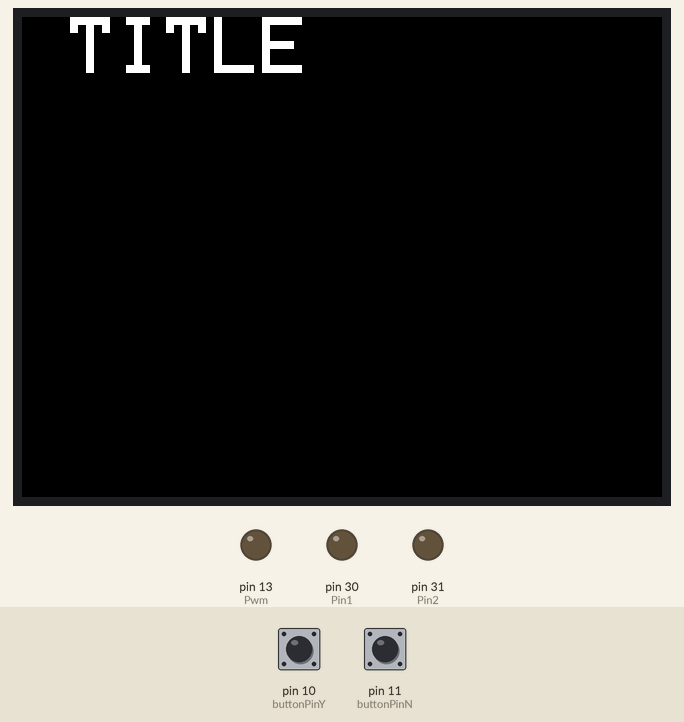
Recording of a sketch running on a simulated Arduino Mega 2560, built with avr-gcc and run on an emulated ATmega2560. Shown: 320×240 colour display, output pins drawn as LEDs (lit = HIGH). Inputs (shaded band) come from the test bench; at power-on: pin 10 (buttonPinY) LOW, pin 11 (buttonPinN) LOW. What the sketch prints to the serial monitor is not drawn.

Above: at 1.3 s.
1.4 s: pin 10 (buttonPinY) pulled HIGH for 0.15 s
At 2.9 s:
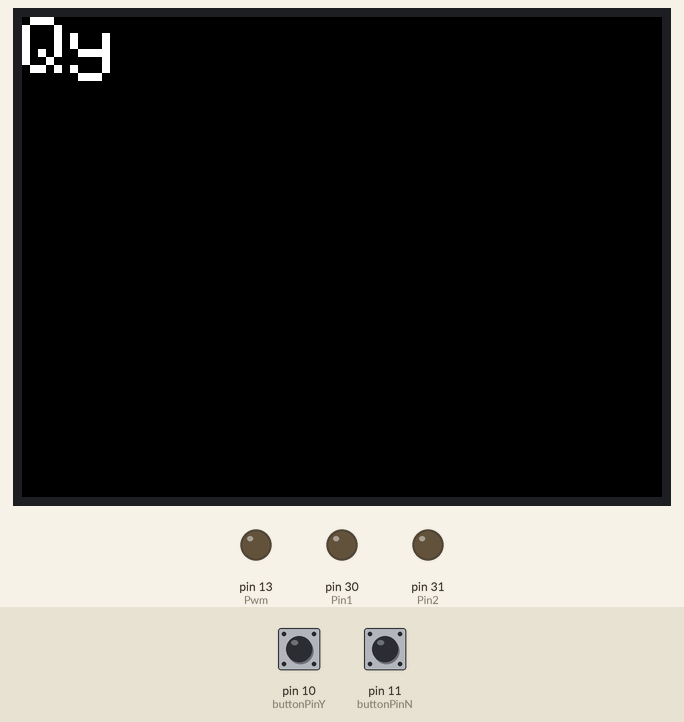
3.2 s: pin 11 (buttonPinN) pulled HIGH for 0.15 s
At 3.8 s:
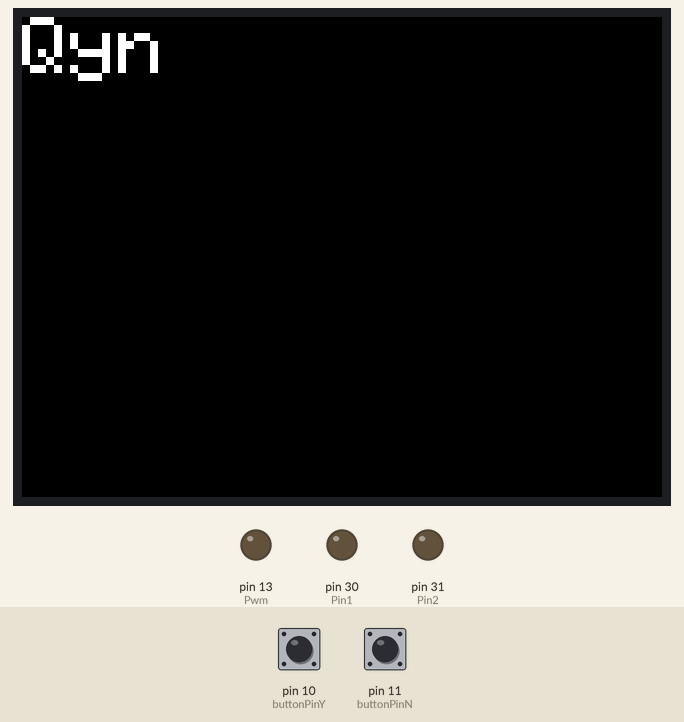
3.9 s: pin 10 (buttonPinY) pulled HIGH for 1 s
At 5.0 s:
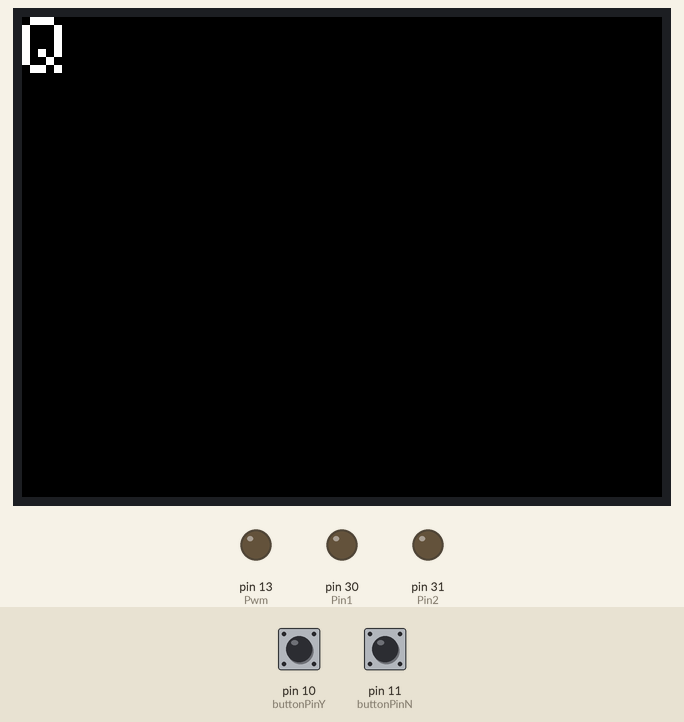
5.5 s: pin 11 (buttonPinN) pulled HIGH for 1 s
At 7.3 s:
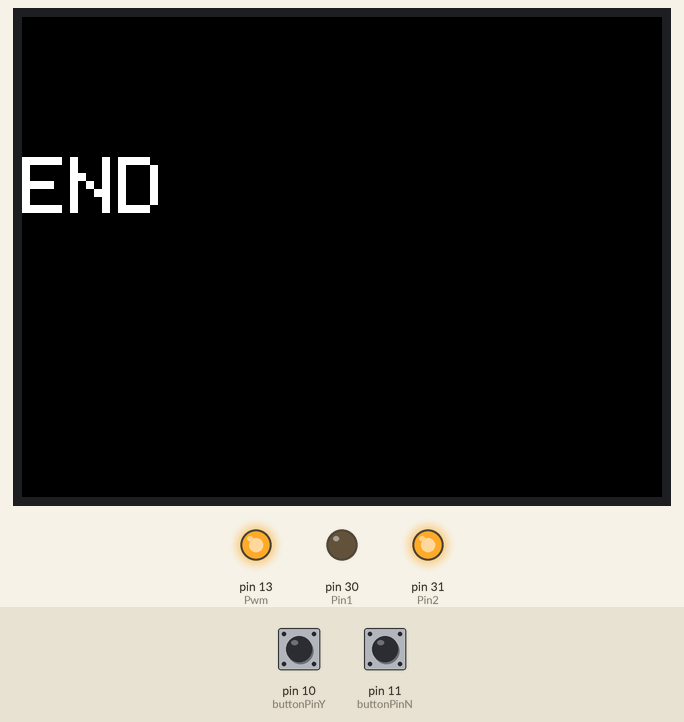
Timing chart, 0 to 10.1 s (numbered marks = the images above; inputs shaded):
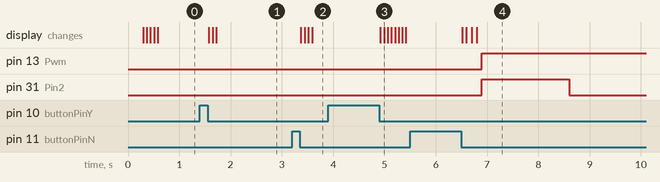

Measured:
- after the input at 1.4 s, the display: first changes after 0.17 s (image 1 shows a later state)
- after the input at 3.2 s, the display: first changes after 0.17 s (image 2 shows a later state)
- after the input at 3.9 s, the display: first changes after 1.0 s (image 3 shows a later state)
- after the input at 5.5 s, pin 13 (Pwm): LOW → HIGH after 1.4 s; pin 31 (Pin2): LOW → HIGH after 1.4 s, → LOW 1.7 s later; the display: first changes after 1.0 s (image 4 shows a later state)

The sketch:

present.ino
```cpp
#define LCD_CS A3 // Chip Select goes to Analog 3
#define LCD_CD A2 // Command/Data goes to Analog 2
#define LCD_WR A1 // LCD Write goes to Analog 1
#define LCD_RD A0 // LCD Read goes to Analog 0
#define LCD_RESET A4 // Can alternately just connect to Arduino's reset pin
#include <SPI.h> // f.k. for Arduino-1.5.2
#include <Bounce2.h>
#include "Adafruit_GFX.h"// Hardware-specific library
#include <MCUFRIEND_kbv.h>
MCUFRIEND_kbv tft;
//#include <Adafruit_TFTLCD.h>
//Adafruit_TFTLCD tft(LCD_CS, LCD_CD, LCD_WR, LCD_RD, LCD_RESET);
// Assign human-readable names to some common 16-bit color values:
#define BLACK 0x0000
#define GRAY 0x8410
#define WHITE 0xFFFF
#define RED 0xF800
#define ORANGE 0xFA60
#define YELLOW 0xFFE0
#define LIME 0x07FF
#define GREEN 0x07E0
#define CYAN 0x07FF
#define AQUA 0x04FF
#define BLUE 0x001F
#define MAGENTA 0xF81F
#define PINK 0xF8FF
#ifndef min
#define min(a, b) (((a) < (b)) ? (a) : (b))
#endif

int a=0;
const int Pin1 = 30;
const int Pin2 = 31;
const int Pwm = 13;
const int buttonPinY = 10;// the number of the pushbutton pin
const int buttonPinN = 11;
int PinStateY = LOW;
int PinStateN = LOW;
Bounce debouncer1 = Bounce(); // Instantiate a Bounce object
Bounce debouncer2 = Bounce(); //debounce可以設1,2,或其他
uint16_t pixel;
uint16_t g_identifier;

void strDelay(const char* str1,uint32_t delay_msec){ //回傳字元+words verbatim(逐字出現)
  while(*str1!='\0'){
    tft.print(*str1);
    delay(delay_msec);
    ++str1;
  }
}

void setup(void){
  Serial.begin(9600);
  uint32_t when = millis();
  // while (!Serial) ; //hangs a Leonardo until you connect a Serial
  if (!Serial) delay(5000); //allow some time for Leonardo
  g_identifier = tft.readID(); //
  Serial.print("ID = 0x");
  tft.begin(g_identifier);
  pinMode(buttonPinY,INPUT);
  pinMode(buttonPinN,INPUT);
  pinMode(Pin1,OUTPUT);
  pinMode(Pin2,OUTPUT);
  pinMode(Pwm,OUTPUT);
  debouncer1.attach(buttonPinY); // 為消除按鈕顫動程式
  debouncer2.attach(buttonPinN);
  debouncer1.interval(20);
  debouncer2.interval(20);
}

void loop() {
  debouncer1.update(); //for Y
  debouncer2.update(); //for N
  if(a==0){
    a++;
    tft.fillScreen(BLACK);
    tft.setRotation(45);
    tft.setTextSize(4);
    tft.setCursor(0, 0);
    tft.setTextColor(WHITE);
    tft.setTextWrap(true);
    char* str = " TITLE ";
    strDelay(str,70);
  }
  if(a==1 && debouncer1.fell()){ //read boutton signal
    a=a+50;
    tft.fillScreen(BLACK);
    tft.setRotation(45);
    tft.setTextSize(4);
    tft.setCursor(0, 0);
    tft.setTextColor(WHITE);
    tft.setTextWrap(true);
    char* str = "Qy";
    strDelay(str,70);
    debouncer1.update();
    debouncer2.update();
  } //Y
  if(a==51 && debouncer1.fell()){
    a=520;
    tft.fillScreen(BLACK);
    tft.setRotation(45);
    tft.setTextSize(4);
    tft.setCursor(0, 0);
    tft.setTextColor(WHITE);
    tft.setTextWrap(true);
    char* str = "Qyy";
    strDelay(str,70);
    debouncer1.update();
    debouncer2.update();
  } //YY
  if(a == 51 && debouncer2.fell()){
    a=2;
    tft.fillScreen(BLACK);
    tft.setRotation(45);
    tft.setTextSize(4);
    tft.setCursor(0, 0);
    tft.setTextColor(WHITE);
    tft.setTextWrap(true);
    char* str = "Qyn";
    strDelay(str,70);
    debouncer1.update();
    debouncer2.update();
  } //YN
  if(a == 1 && debouncer2.fell()){
    a++;
    tft.fillScreen(BLACK);
    tft.setRotation(45);
    tft.setTextSize(4);
    tft.setCursor(0, 0);
    tft.setTextColor(WHITE);
    tft.setTextWrap(true);
    char* str = "Qn";
    strDelay(str,70);
    debouncer1.update();
    debouncer2.update();
  } //N
  if(a == 2 && debouncer1.fell()){
    a=520;
    tft.fillScreen(BLACK);
    tft.setRotation(45);
    tft.setTextSize(4);
    tft.setCursor(0, 0);
    tft.setTextColor(WHITE);
    tft.setTextWrap(true);
    char* str = "QnyQyny";
    strDelay(str,70);
    debouncer1.update();
    debouncer2.update();
  } //NY & YNY
  if(a == 2 && debouncer2.fell()){
    a=520;
    tft.fillScreen(BLACK);
    tft.setRotation(45);
    tft.setTextSize(4);
    tft.setCursor(0, 0);
    tft.setTextColor(WHITE);
    tft.setTextWrap(true);
    char* str = "QnnQynn";
    strDelay(str,70);
    debouncer1.update();
    debouncer2.update();
  } //NN & YNN
  if(a==520 && (debouncer2.fell()|| debouncer1.fell())) { // Call code if Bounce fell (transition from HIGH to LOW)
    a++;
    tft.fillScreen(BLACK);
    tft.setCursor(0,70);
    tft.setRotation(45);
    tft.setTextSize(4);
    tft.setTextColor(WHITE);
    tft.setTextWrap(true);
    char* str = "END";
    strDelay(str,100);
    digitalWrite(Pin1,LOW); //驅動直流馬達 轉1.7秒
    digitalWrite(Pin2,HIGH);
    analogWrite(Pwm,255);
    delay(1700);
    digitalWrite(Pin1,LOW);
    digitalWrite(Pin2,LOW);
    analogWrite(Pwm,255);
  }
}
```
